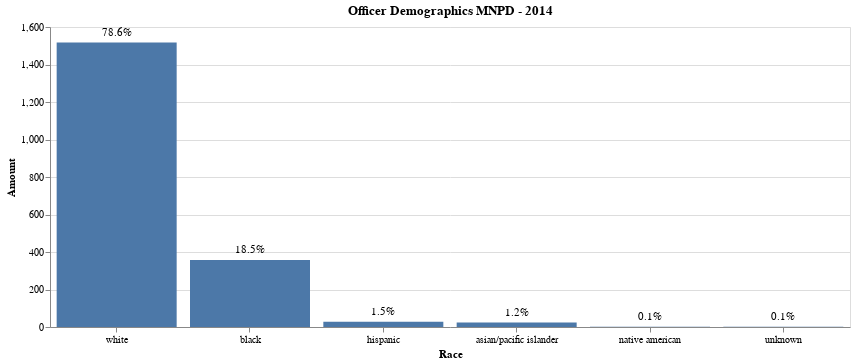

The cell this chart's notebook holds for it:
### Code cell
fourteen = alt.Chart(chart14, title= 'Officer Demographics MNPD - 2014').mark_bar().encode(
    alt.X('Race', axis=alt.Axis(labelAngle=0),sort=alt.EncodingSortField(field="Letters", op="count", order='ascending')),
    alt.Y('Amount')).properties(
    width=800,
    height=300
)

text = fourteen.mark_text(dy=-10).encode(text='Percentage')

fourteen + text

### Figure 1 — Vega-Lite specification as saved in the notebook (floating-point values rounded to 4 significant figures)
{"config": {"view": {"continuousWidth": 400, "continuousHeight": 300}}, "layer": [{"mark": "bar", "encoding": {"x": {"type": "nominal", "axis": {"labelAngle": 0}, "field": "Race", "sort": {"field": "Letters", "op": "count", "order": "ascending"}}, "y": {"type": "quantitative", "field": "Amount"}}, "height": 300, "title": "Officer Demographics MNPD - 2014", "width": 800}, {"mark": {"type": "text", "dy": -10}, "encoding": {"text": {"type": "nominal", "field": "Percentage"}, "x": {"type": "nominal", "axis": {"labelAngle": 0}, "field": "Race", "sort": {"field": "Letters", "op": "count", "order": "ascending"}}, "y": {"type": "quantitative", "field": "Amount"}}, "height": 300, "title": "Officer Demographics MNPD - 2014", "width": 800}], "data": {"name": "data-d3b0abc63cd2ecdc9fc7d3020250f51b"}, "$schema": "https://vega.github.io/schema/vega-lite/v4.8.1.json", "datasets": {"data-d3b0abc63cd2ecdc9fc7d3020250f51b": [{"Race": "white", "Amount": 1517, "Percentage": "78.6%"}, {"Race": "black", "Amount": 357, "Percentage": "18.5%"}, {"Race": "hispanic", "Amount": 28, "Percentage": "1.5%"}, {"Race": "asian/pacific islander", "Amount": 24, "Percentage": "1.2%"}, {"Race": "native american", "Amount": 2, "Percentage": "0.1%"}, {"Race": "unknown", "Amount": 2, "Percentage": "0.1%"}]}}
